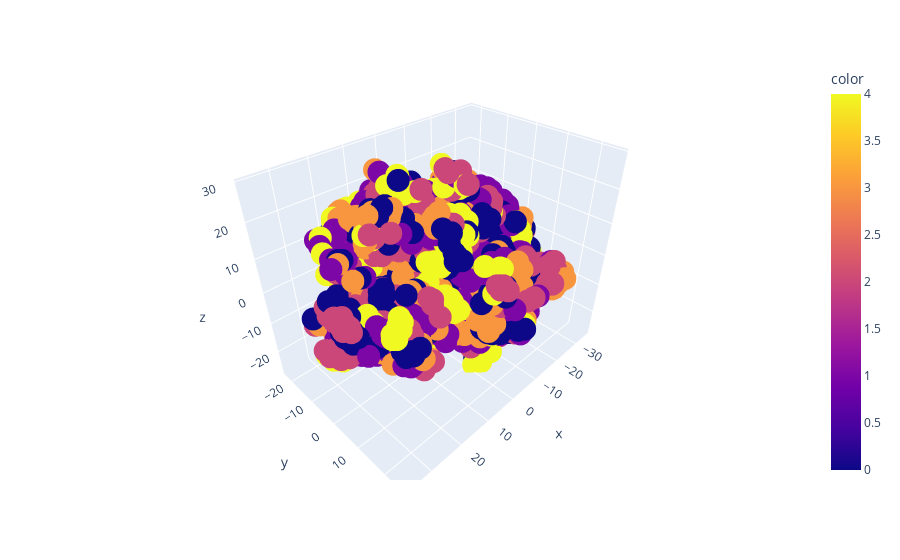

Notebook code for this chart:
### Code cell
# 3D
single_3d_tsne = TSNE(perplexity=50,n_components=3, random_state=42,n_iter=7100,learning_rate=40)
single_data_3d_tsne = single_3d_tsne.fit_transform(single_data)


fig = px.scatter_3d(x=single_data_3d_tsne[:, 0], y=single_data_3d_tsne[:, 1], z=single_data_3d_tsne[:, 2],labels=single_label_mapping[], color=single_labels)

fig.show()

### Figure 1 — Plotly figure (JSON) as saved in the notebook; plotly's stock layout.template omitted (floating-point values rounded to 4 significant figures; data arrays with more than 128 entries replaced by an {"elided": "..."} marker saying what was removed)
{"data": [{"hovertemplate": "x=%{x}<br>y=%{y}<br>z=%{z}<br>color=%{marker.color}<extra></extra>", "legendgroup": "", "marker": {"color": {"elided": "1818 int values"}, "coloraxis": "coloraxis", "symbol": "circle"}, "mode": "markers", "name": "", "scene": "scene", "showlegend": false, "type": "scatter3d", "x": {"elided": "1818 float values"}, "y": {"elided": "1818 float values"}, "z": {"elided": "1818 float values"}}], "layout": {"coloraxis": {"colorbar": {"title": {"text": "color"}}, "colorscale": [[0, "#0d0887"], [0.1111, "#46039f"], [0.2222, "#7201a8"], [0.3333, "#9c179e"], [0.4444, "#bd3786"], [0.5556, "#d8576b"], [0.6667, "#ed7953"], [0.7778, "#fb9f3a"], [0.8889, "#fdca26"], [1, "#f0f921"]]}, "legend": {"tracegroupgap": 0}, "margin": {"t": 60}, "scene": {"domain": {"x": [0, 1], "y": [0, 1]}, "xaxis": {"title": {"text": "x"}}, "yaxis": {"title": {"text": "y"}}, "zaxis": {"title": {"text": "z"}}}}}
